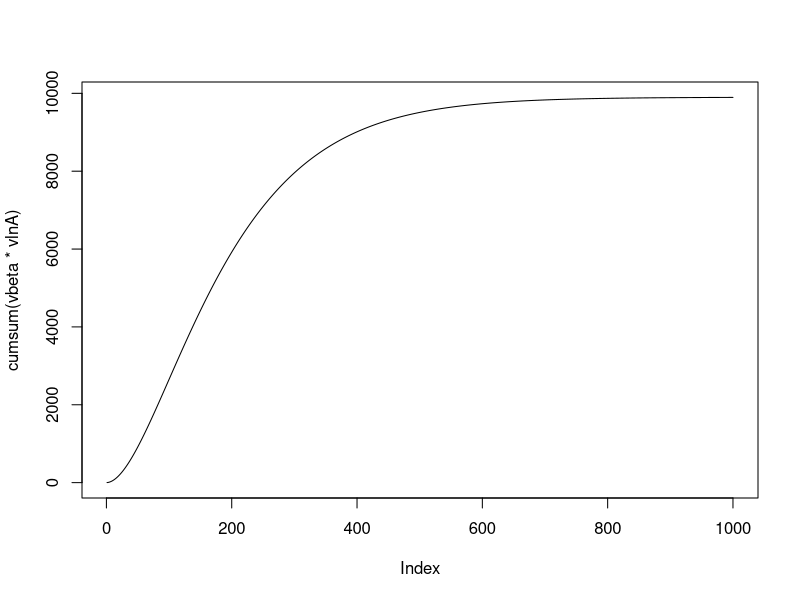

Reproduce this figure in R.
beta = 0.99
mua = 1
T = 1000
vbeta = cumprod(rep(beta,T))
lnA0 = 0
vlnA = cumsum(rep(mua,T))


plot(cumsum(vbeta*vlnA), type='l')
